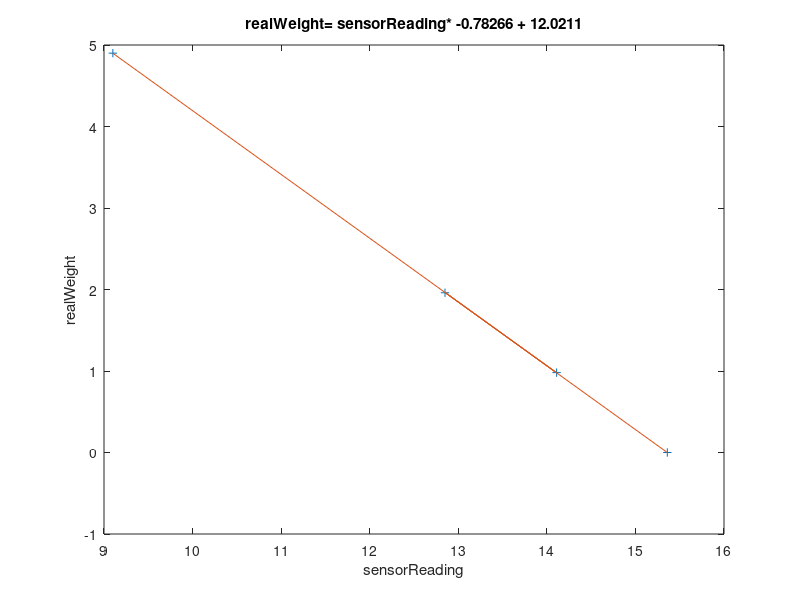

MATLAB code for this plot:
% Calculate the linear equation needed to convert our miscalibrated sensor readings into 
% accurate force measurements.

realWeight = [0,1.96,.98,4.9];
sensorReading = [15.36,12.85,14.11,9.10];
p=polyfit(sensorReading,realWeight,1)
yfit= p(1)*sensorReading + p(2);
figure(1)
plot(sensorReading,realWeight,'+',sensorReading,yfit);
ylabel('realWeight')
xlabel('sensorReading')
title(['realWeight= sensorReading* ' num2str(p(1)) ' + ' num2str(p(2))])
